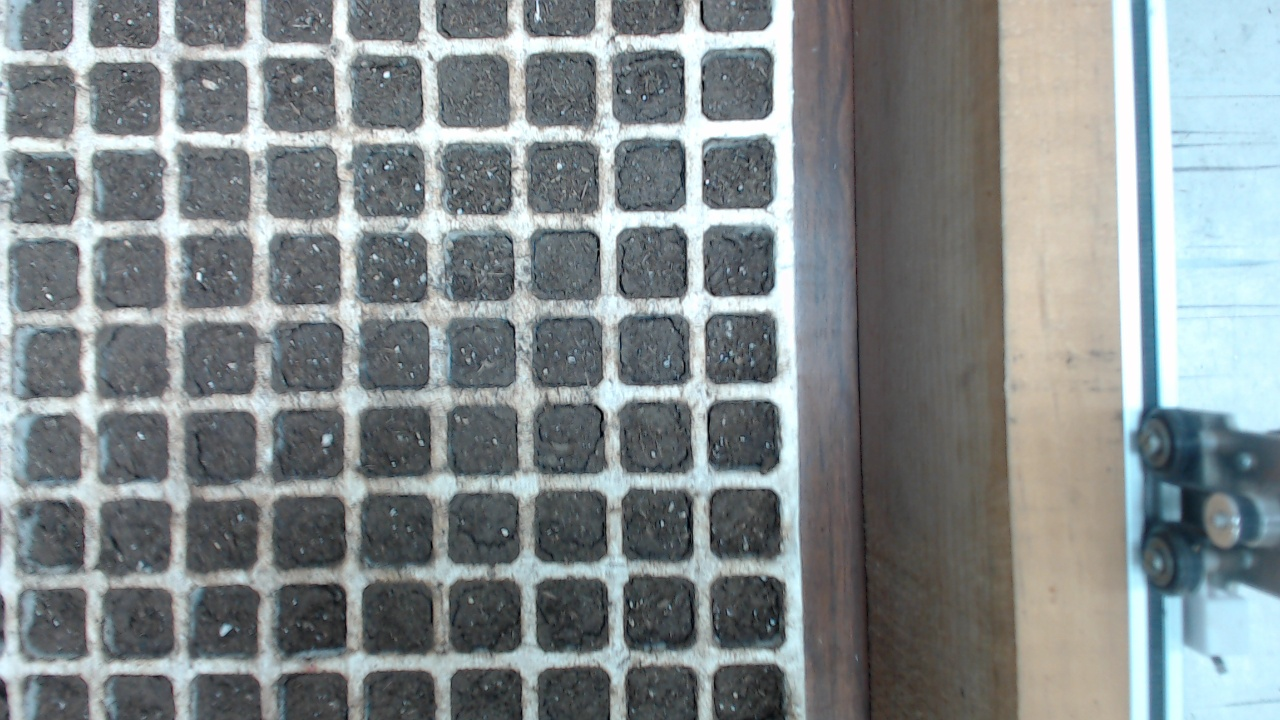
#> input picture stage2/18_21_21.jpg, 1280 x 720 px, given in place of the camera
$ python test2.py
#> lines starting #> are read from the running program, lines starting #| are printed output that depends on the picture; after the words box and inside, x2 and y2 are one past the last pixel; in counts of white or black regions, pixels touching at a corner belong together
#> further down, frame is the input picture: shape (720, 1280, 3); mean B, G, R 139.7, 138.2, 131.1
from cv2 import rectangle, boundingRect, GaussianBlur, cvtColor, COLOR_RGB2HSV, inRange, findContours, RETR_EXTERNAL, CHAIN_APPROX_NONE, VideoCapture, waitKey, imshow, CAP_PROP_FRAME_WIDTH, CAP_PROP_FRAME_HEIGHT, drawContours
from numpy import array


def detect_holes(img):
    '''THIS METHOD APPLIES CV TECHNICHES FOR
    FINDING HOLES'''

    holes = []

# ----------------------FILTRO-DE-COLOR---------------
    inf = array([0, 0, 0])
    sup = array([90, 70, 120])

    img = GaussianBlur(img, (21, 21), 0)
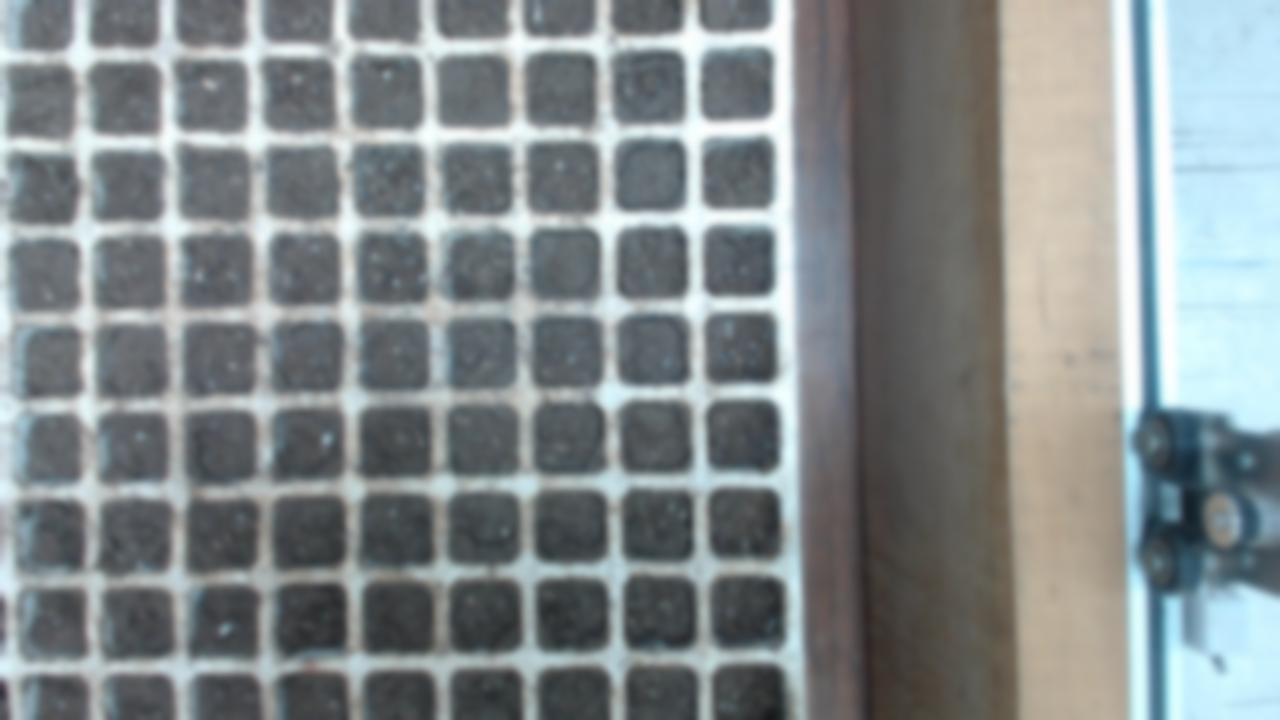
#> img: shape (720, 1280, 3); mean of channels 0, 1, 2 139.7, 138.2, 131.1; drawn as B, G, R

    img_hsv = cvtColor(img, COLOR_RGB2HSV)
#> img_hsv: shape (720, 1280, 3); mean H, S, V 44.2, 28.1, 143.5

    b_mask = inRange(img_hsv, inf, sup)
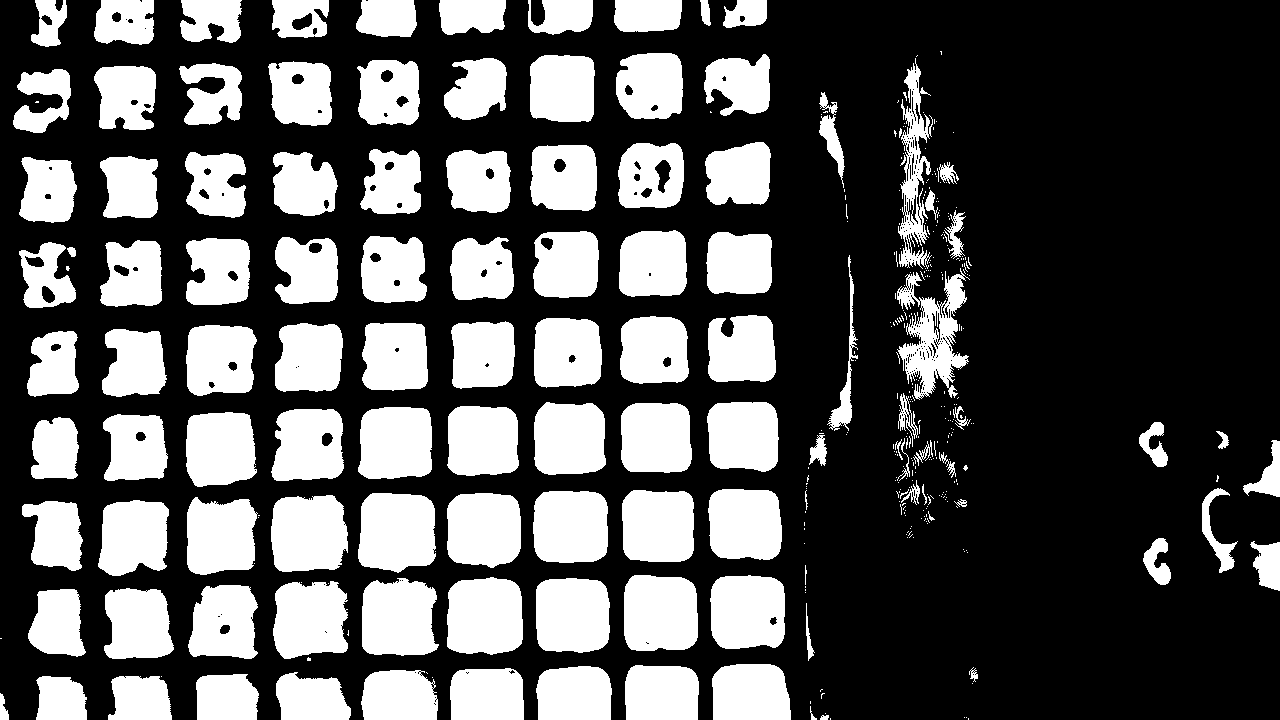
#> b_mask: shape (720, 1280); 33.5% white; 397 white regions (280 under 20 px)

# --------------FILTROS-DE-AREA-Y-FORMA----------------

    conts, _ = findContours(
        b_mask, RETR_EXTERNAL, CHAIN_APPROX_NONE)
#> conts = 397 contours, 289 with area under 20; largest, box (x1, y1, x2, y2) and area: (358, 493, 436, 573) 5254, (447, 577, 523, 655) 5152, (624, 575, 698, 651) 5063, (271, 495, 348, 572) 5030, (362, 578, 439, 656) 4966
    drawContours(img, conts, -1, (0, 255, 0), 0)
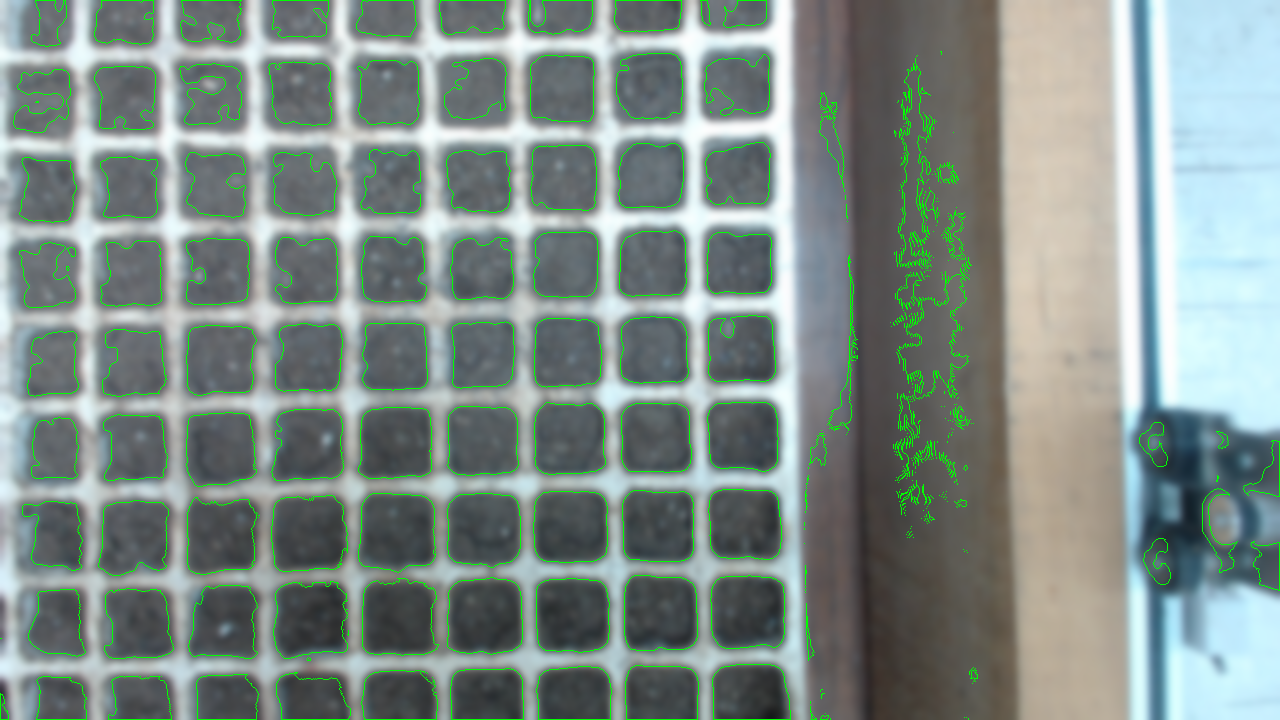
#> img: shape (720, 1280, 3); 2.7% of pixels changed, all inside (x1, y1, x2, y2) = (0, 0, 1280, 720); drawn as B, G, R

    for cont in conts:
        x, y, w, h = boundingRect(cont)
        area = w * h
        if not (area < 16000 and area > 7000):
            continue
        r = h / w
        if r > 0.8 and r < 1.2:
            holes.append(cont)
            rectangle(
                img, (x, y),
                (x+w, y+h), (0, 255, 0), -1)
#> this loop made 397 passes
#> (x, y, w, h, area) on passes 5, 7, 9: (820, 715, 9, 5, 45), (810, 706, 7, 14, 98), (821, 693, 4, 6, 24)
#> after the loop, holes = []
    return img, img_hsv

cam = VideoCapture('/dev/video2')
cam.set(CAP_PROP_FRAME_WIDTH, 1280)
cam.set(CAP_PROP_FRAME_HEIGHT, 720)

while True:
    has, frame = cam.read()
    if not has: break
    frame, hsv = detect_holes(frame)
    imshow('hvs', frame)
    if waitKey(1) & 0xFF == ord('q'):
#> (key q is pressed here)
        break

cam.release()

$ run again, on stage2/18_26_19.jpg
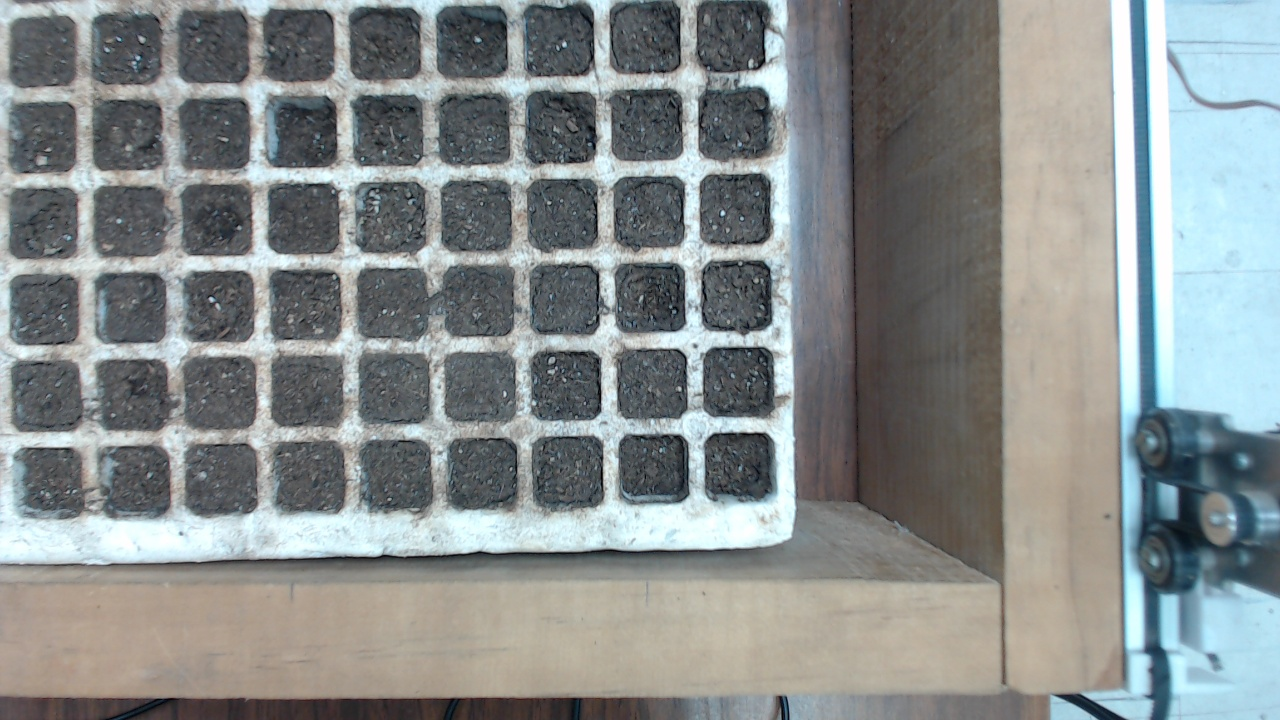
#> input picture stage2/18_26_19.jpg, 1280 x 720 px, given in place of the camera
#> frame is the input picture: shape (720, 1280, 3); mean B, G, R 140.4, 140.4, 135
#> img_hsv: shape (720, 1280, 3); mean H, S, V 54.3, 30.8, 146.8
#> in detect_holes, `b_mask = inRange(img_hsv, inf, sup)`:
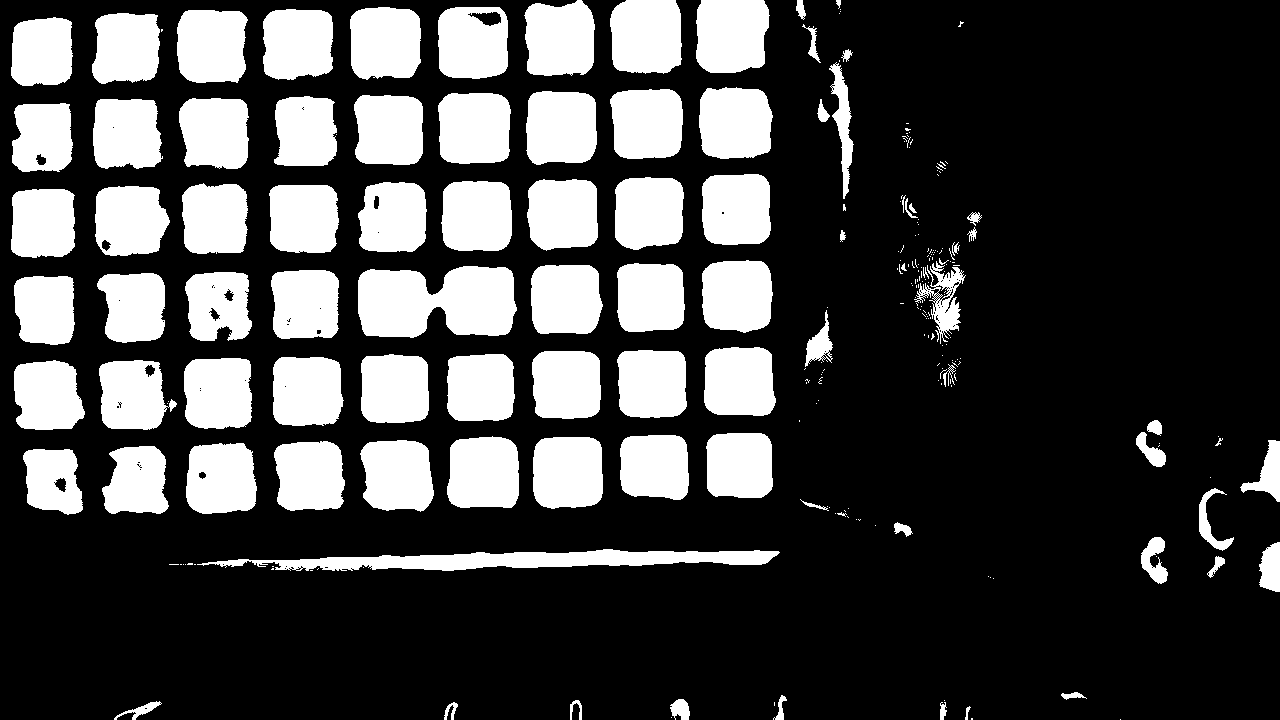
#> b_mask: shape (720, 1280); 27.2% white; 254 white regions (162 under 20 px)
#> conts = 252 contours, 168 with area under 20; largest, box (x1, y1, x2, y2) and area: (358, 266, 517, 338) 9030, (197, 549, 780, 571) 6285, (696, 0, 770, 73) 4707, (610, 0, 682, 74) 4700, (526, 91, 597, 165) 4616
#> in detect_holes, `drawContours(img, conts, -1, (0, 255, 0), 0)`:
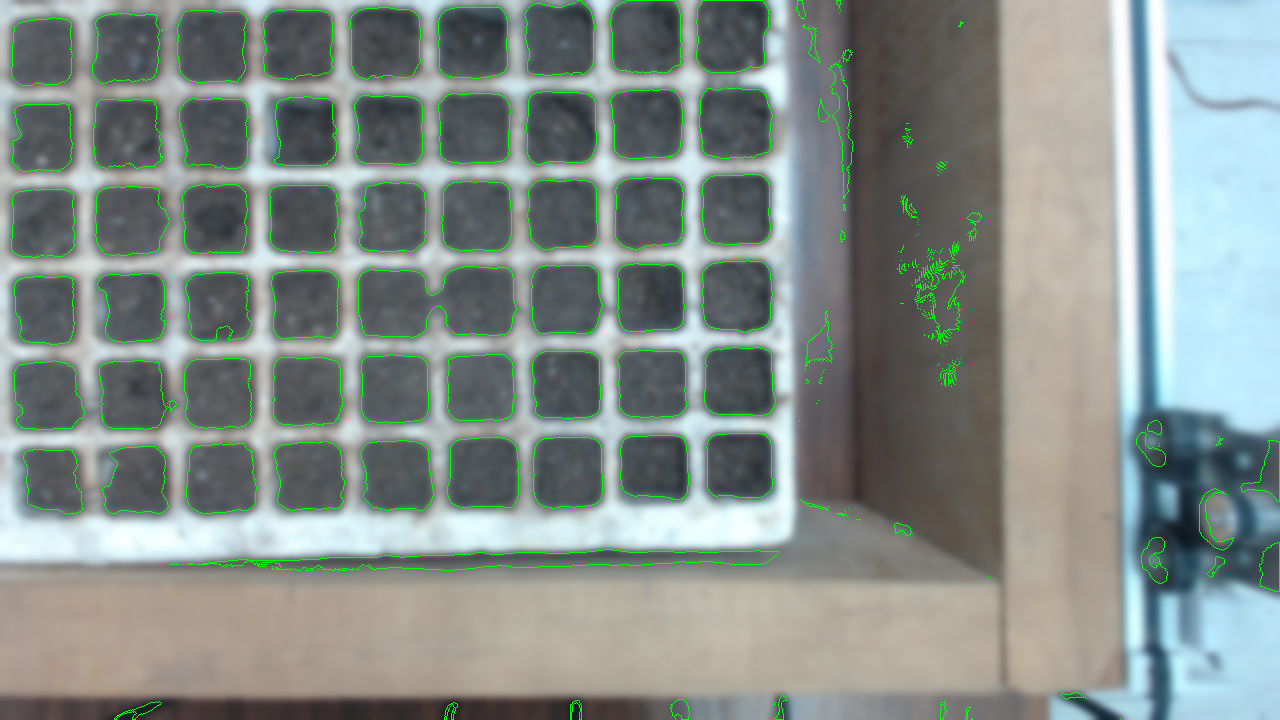
#> img: shape (720, 1280, 3); mean of channels 0, 1, 2 138.3, 143.3, 133; drawn as B, G, R
#> the loop in detect_holes, `for cont in conts:` made 252 passes
#> (x, y, w, h, area) on passes 4, 5, 7: (965, 706, 6, 14, 84), (940, 702, 7, 18, 126), (444, 702, 14, 18, 252)
#> after the loop in detect_holes, `for cont in conts:`: holes = []
